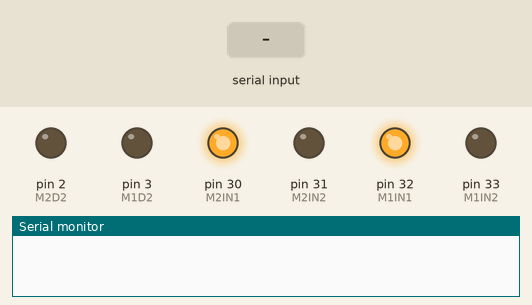
This sketch was run on a simulated Arduino Mega 2560, built with avr-gcc and run on an emulated ATmega2560. On the bench: output pins drawn as LEDs (lit = HIGH), the last lines printed to the serial monitor. The test bench sets the inputs (shaded band).

Above: at 1.2 s.
1.3 s: "l90\n" received over the second serial link
At 2.4 s:
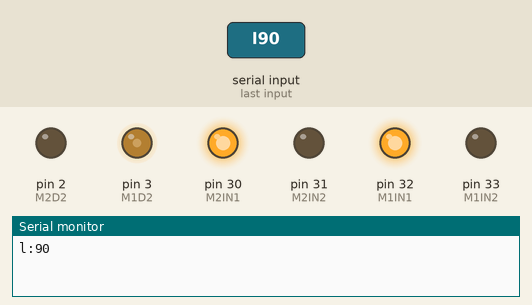
2.8 s: "r90\n" received over the second serial link
At 3.5 s:
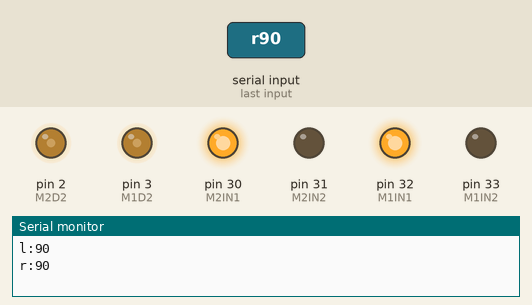
4.3 s: "l,45\n" received over the second serial link
At 4.7 s:
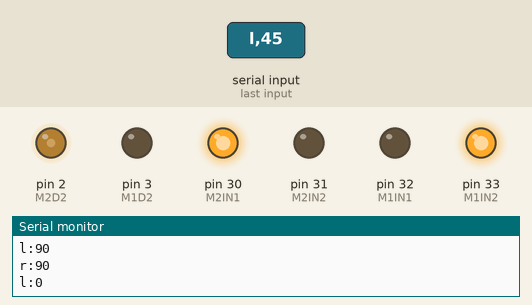
5.8 s: "r,45\n" received over the second serial link
At 7.0 s:
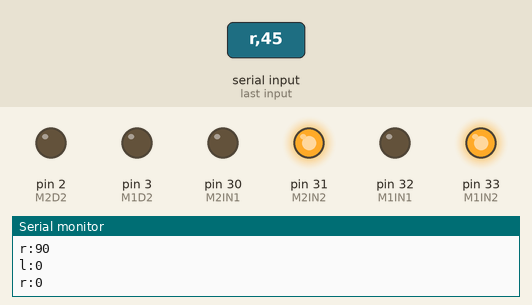
7.3 s: "l90\n" received over the second serial link
At 8.1 s:
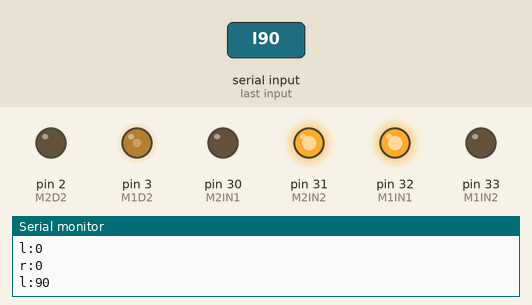
Timing chart, 0 to 9.8 s (numbered marks = the images above; inputs shaded):
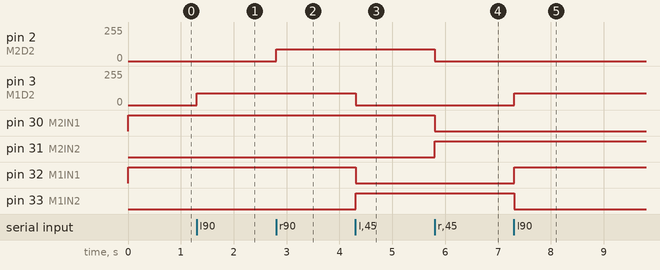

The sketch:

cerebellum.ino
```cpp
#define M1IN1 32
#define M1IN2 33
#define M1D2 3
#define M2IN1 30
#define M2IN2 31
#define M2D2 2


void setup() {
  Serial.begin(9600);
  Serial1.begin(9600);

  pinMode(M1D2, OUTPUT);
  pinMode(M1IN1, OUTPUT);
  pinMode(M1IN2, OUTPUT);

  pinMode(M2D2, OUTPUT);
  pinMode(M2IN1, OUTPUT);
  pinMode(M2IN2, OUTPUT);


  digitalWrite(M1IN1, HIGH);
  digitalWrite(M1IN2, LOW);
  analogWrite(M1D2, 0);

  digitalWrite(M2IN1, HIGH);
  digitalWrite(M2IN2, LOW);
  analogWrite(M2D2, 0);

}

void loop() {
  receive_serial_cmd();
}

void receive_serial_cmd(void) {
  static uint8_t cmd[18];         // command buffer
  static uint8_t cmdcount = 0;    // position in the buffer of the received byte
  uint8_t c;                      // received byte
  while(Serial1.available()) {
    c = Serial1.read();
    if(c > ' ') cmd[cmdcount++] = c;
    if((c == 8) && (cmdcount > 0)) cmdcount--;                // deals with backspaces, if a person on the other side types
    if((c == 0x0d) || (c == 0x0a) || (cmdcount > 16)) {       // end of command, gets interpreted now
      cmd[cmdcount] = 0;    // clear the last byte in cmd buffer
      if(cmdcount > 0) {    // prevent empty cmd buffer parsing
       switch(cmd[0]) {
        case 'l':
          if((cmdcount > 2) && (cmdcount < 7)) {
            int temp = atoi((const char *)&cmd[1]);
            Serial.print("l:");
            Serial.println(temp);
            Serial1.write("left");
            if(temp > 0) {
              if(temp > 255) temp = 255;
              digitalWrite(M1IN1, HIGH);
              digitalWrite(M1IN2, LOW);
              analogWrite(M1D2, temp);
            } else {
              temp = -temp;
              if(temp > 255) temp = 255;
              digitalWrite(M1IN1, LOW);
              digitalWrite(M1IN2, HIGH);
              analogWrite(M1D2, temp);
            }
          }
          break;
          case 'r':
           if((cmdcount > 2) && (cmdcount < 7)) {
            int temp = atoi((const char *)&cmd[1]);
            Serial.print("r:");
            Serial.println(temp);

            if(temp > 0) {
              if(temp > 255) temp = 255;
              digitalWrite(M2IN1, HIGH);
              digitalWrite(M2IN2, LOW);
              analogWrite(M2D2, temp);
            } else {
              temp = -temp;
              if(temp > 255) temp = 255;
              digitalWrite(M2IN1, LOW);
              digitalWrite(M2IN2, HIGH);
              analogWrite(M2D2, temp);
            }
          }
          break;
          case 'e':   // echo
          Serial.println("echo");
          Serial1.println("echo");
          break;
       }
      }
      cmdcount = 0;
    }
  }
}
```

Measured:
- after the input at 1.3 s, pin 3 (M1D2): 0/255 → 90/255 at once
- after the input at 2.8 s, pin 2 (M2D2): 0/255 → 90/255 at once
- after the input at 4.3 s, pin 3 (M1D2): 90/255 → 0/255 at once; pin 32 (M1IN1): HIGH → LOW at once; pin 33 (M1IN2): LOW → HIGH at once
- after the input at 5.8 s, pin 2 (M2D2): 90/255 → 0/255 at once; pin 30 (M2IN1): HIGH → LOW at once; pin 31 (M2IN2): LOW → HIGH at once
- after the input at 7.3 s, pin 3 (M1D2): 0/255 → 90/255 at once; pin 32 (M1IN1): LOW → HIGH at once; pin 33 (M1IN2): HIGH → LOW at once
